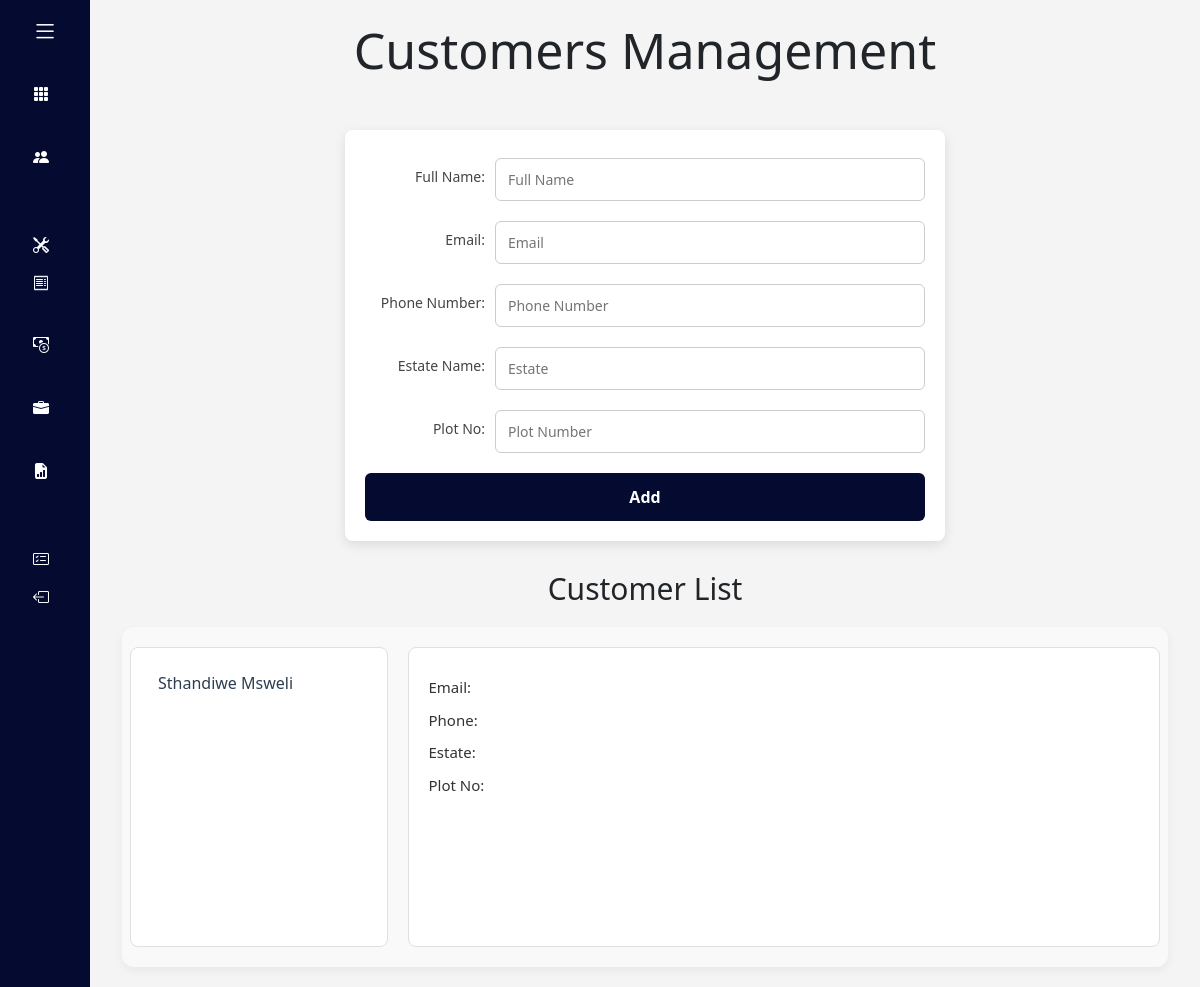
Page /customer_form (signed in) on the earlier database version.
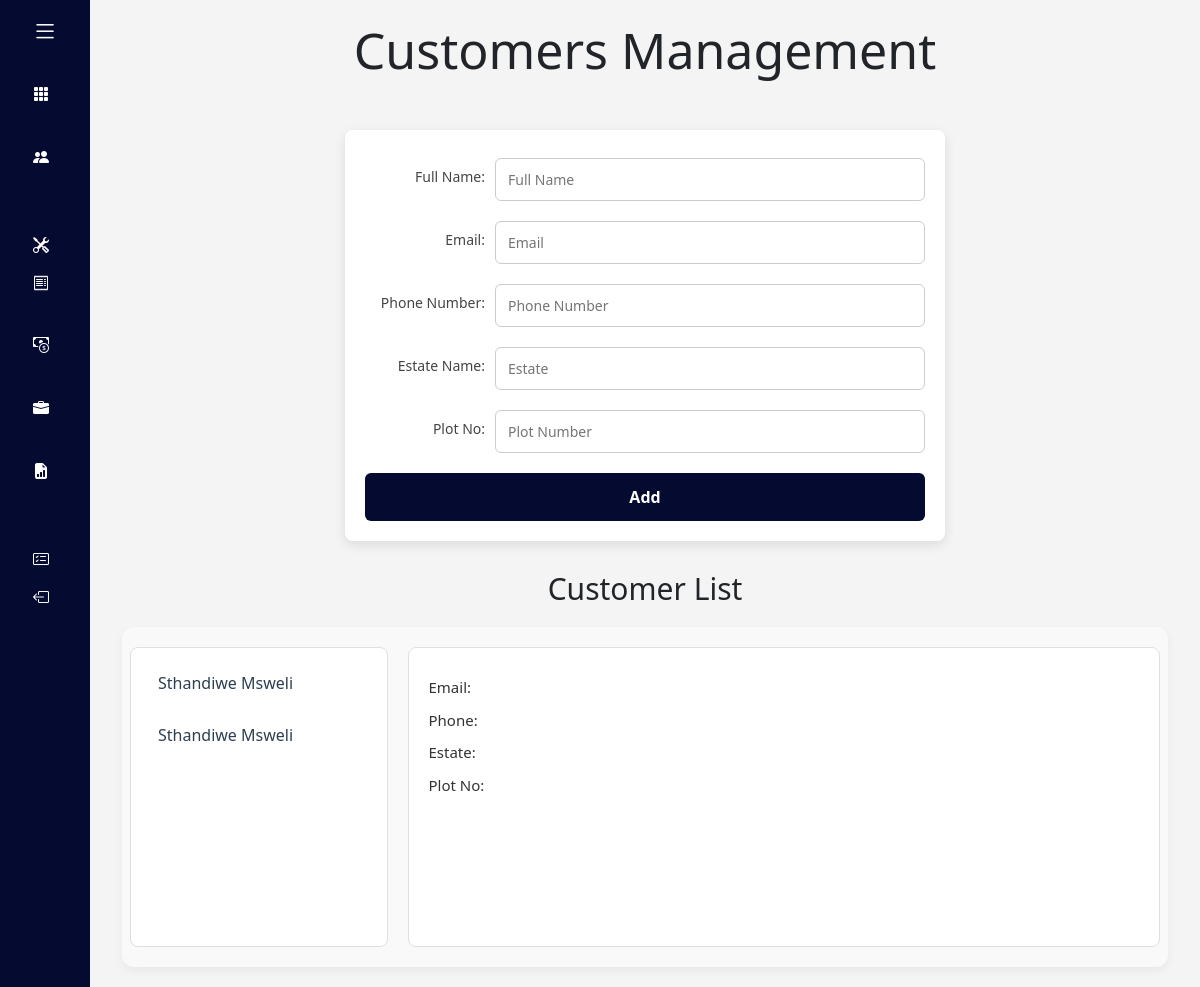
Same page on the later database version.
### bookkeeping/models.py (models this page shows, shortened)
class Customer(models.Model):
    user = models.ForeignKey(User, on_delete=models.CASCADE, related_name="customer")
    name = models.CharField(max_length=100)
    email = models.EmailField()
    phone_no = models.CharField(max_length=15)
    estate = models.CharField(max_length=100)
    plot_no = models.IntegerField(null=True, blank=True)

### bookkeeping/views.py (the view, shortened to what this page needs)
# urls.py: path("customer_form", views.customers, name="customer_form"),
def customers(request,post_id=None):
    customers_lists = Customer.objects.filter(user=request.user)
    first_customer = customers_lists.first()
    if post_id:
        customer = get_object_or_404(Customer, id=post_id,user=request.user)
    else:
        customer = None
    return render(request, "bookkeeping/customers.html", {
        'customers': customers_lists,
        'post': customer,
        'default_customer': first_customer
    })

### bookkeeping/templates/bookkeeping/customers.html (shortened to what this page needs)
{% extends "bookkeeping/layout.html" %}
{% block body %}
<div class="customers">
<h1>Customers Management</h1>
<div class="form-container">
<form action="" method="POST">
  <div class="form-group mt-2">
    <label>Full Name:</label>
    <input type="text" id="name" name="name" placeholder="Full Name"
           value="{{ post.name|default:'' }}" />
  </div>
  <div class="form-group mt-2">
    <label>Email:</label>
    <input type="text" id="email" name="email" placeholder="Email"
           value="{{ post.email|default:'' }}" />
  </div>
  <div class="form-group mt-2">
    <label>Phone Number:</label>
    <input type="tel" id="phoneNo" name="phoneNo" placeholder="Phone Number"
           value="{{ post.phone_no|default:'' }}" />
  </div>
  <div class="form-group mt-2">
    <label>Estate Name:</label>
    <input type="text" id="estate" name="estate" placeholder="Estate"
           value="{{ post.estate|default:'' }}" />
  </div>
  <div class="form-group mt-2">
    <label>Plot No:</label>
    <input type="number" id="plot" name="plot" placeholder="Plot Number"
           value="{{ post.plot_no|default:'' }}" />
  </div>
  <button type="submit" class="btn submit-btn">
    {% if post %}Update{% else %}Add{% endif %}
  </button>
</form>
</div>
<h2 class="customer-list">Customer List</h2>
{% if customers %}
<div class="nameList">
  <div class="customersList row">
    <div class="names col-3" style="max-height: 500px; overflow-y: auto;">
      <ul>
        {% for customer in customers %}
          <li id="highlight-customer-{{ customer.id }}">
    <a class="customer-name"
       data-id="{{ customer.id }}"
       {% if forloop.first %}data-default="true"{% endif %}>
       {{ customer.name|title }}
    </a>
          </li>
        {% endfor %}
      </ul>
    </div>
<div class="details col-6" id="customer-details">
  <ul>
    <li>Email: </li>
    <li>Phone: </li>
    <li>Estate: </li>
    <li>Plot No: </li>
  </ul>
</div>
  </div>
</div>
{% else %}
<p>"There are currently no names to display."</p>
{% endif %}
</div>
{% endblock %}

Differences in the rows shown:
added Customer: name "Sthandiwe Msweli"
